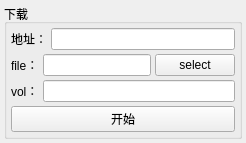
<?xml version="1.0" encoding="UTF-8"?>
<ui version="4.0">
 <class>MainWindow</class>
 <widget class="QMainWindow" name="MainWindow">
  <property name="sizePolicy">
   <sizepolicy hsizetype="Preferred" vsizetype="Minimum">
    <horstretch>0</horstretch>
    <verstretch>0</verstretch>
   </sizepolicy>
  </property>
  <property name="windowTitle">
   <string>178Downloader</string>
  </property>
  <widget class="QWidget" name="centralwidget">
   <layout class="QVBoxLayout" name="verticalLayout_2" stretch="0,0,0,0,1">
    <property name="spacing">
     <number>4</number>
    </property>
    <property name="margin">
     <number>4</number>
    </property>
    <item>
     <widget class="QGroupBox" name="groupBox">
      <property name="title">
       <string>下载</string>
      </property>
      <layout class="QGridLayout" name="gridLayout_5">
       <property name="margin">
        <number>4</number>
       </property>
       <property name="spacing">
        <number>4</number>
       </property>
       <item row="0" column="0">
        <layout class="QHBoxLayout" name="horizontalLayout_2" stretch="0,1,0">
         <property name="spacing">
          <number>4</number>
         </property>
         <item>
          <widget class="QLabel" name="my_label">
           <property name="text">
            <string>地址：</string>
           </property>
          </widget>
         </item>
         <item>
          <widget class="QLineEdit" name="my_url_edit"/>
         </item>
        </layout>
       </item>
       <item row="1" column="0">
        <layout class="QHBoxLayout" name="horizontalLayout_3" stretch="0,1,0">
         <property name="spacing">
          <number>4</number>
         </property>
         <item>
          <widget class="QLabel" name="my_label2">
           <property name="text">
            <string>file：</string>
           </property>
          </widget>
         </item>
         <item>
          <widget class="QLineEdit" name="my_file_edit"/>
         </item>
         <item>
          <widget class="QPushButton" name="my_file_button">
           <property name="text">
            <string>select</string>
           </property>
          </widget>
         </item>
        </layout>
       </item>
       <item row="2" column="0">
        <layout class="QHBoxLayout" name="horizontalLayout_3" stretch="0,1,0">
         <property name="spacing">
          <number>4</number>
         </property>
         <item>
          <widget class="QLabel" name="my_label2">
           <property name="text">
            <string>vol：</string>
           </property>
          </widget>
         </item>
         <item>
          <widget class="QLineEdit" name="my_vol_edit"/>
         </item>
        </layout>
       </item>
       <item row="3" column="0">
        <layout class="QHBoxLayout" name="horizontalLayout_3" stretch="0,1,0">
         <property name="spacing">
          <number>4</number>
         </property>
         <item>
          <widget class="QPushButton" name="my_start_button">
           <property name="text">
            <string>开始</string>
           </property>
          </widget>
         </item>
        </layout>
       </item>
      </layout>
     </widget>
    </item>
    
   </layout>
  </widget>

  <action name="quit_menuitem">
   <property name="text">
    <string>退出(&amp;Q)</string>
   </property>
  </action>
 </widget>
 <resources/>
 <connections/>
</ui>
